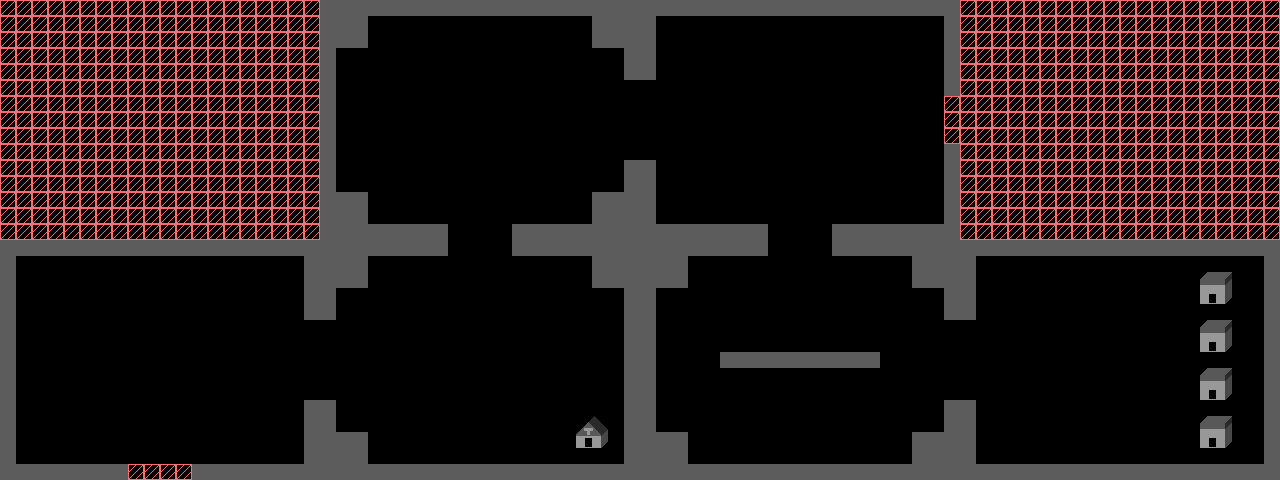

This is a level from a 2D game, rendered from its Tiled map with the project's own tilesets. A one-line summary and the map file follow, with tile-layer data summarised:
An orthogonal 80x30 tile map with 16x16 px tiles, 2 tile layers (Background, Houses) and 53 objects (8x banana, 2x sign, pillars, gate, button, ...).

<map version="1.9" tiledversion="1.9.2" orientation="orthogonal" renderorder="right-down" width="80" height="30" tilewidth="16" tileheight="16" infinite="0" nextlayerid="12" nextobjectid="184">
 <editorsettings>
  <export target="map.json" format="json" />
 </editorsettings>
 <tileset firstgid="1" name="textures" tilewidth="16" tileheight="16" tilecount="36" columns="9">
  <image source="textures.png" width="144" height="64" />
  <tile id="0">
   <objectgroup draworder="index" id="2">
    <object id="1" x="0" y="0" width="16" height="16" />
   </objectgroup>
  </tile>
  <tile id="1">
   <objectgroup draworder="index" id="2">
    <object id="1" x="0" y="0" width="16" height="16" />
   </objectgroup>
  </tile>
  <tile id="2">
   <objectgroup draworder="index" id="2">
    <object id="1" x="0" y="0" width="16" height="16" />
   </objectgroup>
  </tile>
  <tile id="3">
   <objectgroup draworder="index" id="3">
    <object id="2" x="0" y="0" width="16" height="16">
     <ellipse />
    </object>
   </objectgroup>
  </tile>
  <tile id="9">
   <objectgroup draworder="index" id="2">
    <object id="1" x="0" y="0" width="16" height="16" />
   </objectgroup>
  </tile>
  <tile id="10">
   <objectgroup draworder="index" id="2">
    <object id="1" x="0" y="0" width="16" height="16" />
   </objectgroup>
  </tile>
  <tile id="11">
   <objectgroup draworder="index" id="2">
    <object id="1" x="0" y="0" width="16" height="16">
     <ellipse />
    </object>
   </objectgroup>
  </tile>
  <tile id="12">
   <objectgroup draworder="index" id="2">
    <object id="1" x="0" y="0" width="16" height="16" />
   </objectgroup>
  </tile>
  <tile id="13">
   <objectgroup draworder="index" id="2">
    <object id="1" x="0" y="0" width="16" height="16">
     <ellipse />
    </object>
   </objectgroup>
  </tile>
  <tile id="14">
   <objectgroup draworder="index" id="2">
    <object id="1" x="0" y="0" width="16" height="16">
     <ellipse />
    </object>
   </objectgroup>
  </tile>
  <tile id="15">
   <objectgroup draworder="index" id="2">
    <object id="1" x="0" y="4" width="16" height="8" />
   </objectgroup>
  </tile>
  <tile id="16">
   <objectgroup draworder="index" id="2">
    <object id="1" x="0" y="0" width="16" height="16">
     <ellipse />
    </object>
   </objectgroup>
  </tile>
  <tile id="17">
   <objectgroup draworder="index" id="2">
    <object id="1" x="0" y="0" width="16" height="16">
     <ellipse />
    </object>
   </objectgroup>
  </tile>
  <tile id="18">
   <objectgroup draworder="index" id="2">
    <object id="1" x="0" y="0" width="16" height="16">
     <ellipse />
    </object>
   </objectgroup>
  </tile>
  <tile id="19">
   <objectgroup draworder="index" id="2">
    <object id="1" x="0" y="0" width="16" height="16">
     <ellipse />
    </object>
   </objectgroup>
  </tile>
  <tile id="27">
   <objectgroup draworder="index" id="2">
    <object id="1" x="0" y="0" width="16" height="16">
     <ellipse />
    </object>
   </objectgroup>
  </tile>
  <tile id="28">
   <objectgroup draworder="index" id="2">
    <object id="1" x="0" y="0" width="16" height="16">
     <ellipse />
    </object>
   </objectgroup>
  </tile>
 </tileset>
 <layer id="1" name="Background" width="80" height="30">
  <data>[2400 cells, 1004 non-empty, 2 distinct tile ids]</data>
 </layer>
 <layer id="11" name="Houses" width="80" height="30">
  <data>[2400 cells, 20 non-empty, 8 distinct tile ids]</data>
 </layer>
 <objectgroup id="8" name="Rocks">
  <object id="155" gid="4" x="128" y="464" width="16" height="16" />
  <object id="156" gid="4" x="144" y="464" width="16" height="16" />
  <object id="157" gid="4" x="160" y="464" width="16" height="16" />
  <object id="158" gid="4" x="176" y="464" width="16" height="16" />
 </objectgroup>
 <objectgroup id="7" name="TriggerTargets">
  <object id="150" name="pillars" x="959.083" y="359.583">
   <properties>
    <property name="angle" type="int" value="270" />
   </properties>
   <point />
  </object>
  <object id="151" name="gate" x="479.75" y="238">
   <properties>
    <property name="angle" type="int" value="0" />
   </properties>
   <point />
  </object>
 </objectgroup>
 <objectgroup id="6" name="Triggers">
  <object id="148" name="button" x="904" y="455.5">
   <properties>
    <property name="angle" type="int" value="0" />
    <property name="targets" value="150,152" />
   </properties>
   <point />
  </object>
  <object id="149" name="lock" x="480" y="219">
   <properties>
    <property name="targets" value="151" />
   </properties>
   <point />
  </object>
 </objectgroup>
 <objectgroup id="2" name="Teleports">
  <object id="177" name="pos" x="673.75" y="128.25">
   <point />
  </object>
  <object id="183" x="1200" y="272" width="32" height="32">
   <properties>
    <property name="destiny" type="int" value="177" />
   </properties>
  </object>
 </objectgroup>
 <objectgroup id="9" name="Signs">
  <object id="161" name="sign" x="800" y="112">
   <properties>
    <property name="content" value="Un elefante se columpiaba sobre la tela de una araña" />
   </properties>
   <point />
  </object>
  <object id="162" name="sign" x="160" y="352">
   <properties>
    <property name="content" value="Pinpon es un muñeco muy guapo y de cartón, se lava las manitas con agua y con jabón" />
   </properties>
   <point />
  </object>
 </objectgroup>
 <objectgroup id="5" name="Items">
  <object id="134" name="arrows" class="arrows" x="680.25" y="40.25">
   <point />
  </object>
  <object id="136" name="banana" class="banana" x="1168" y="320">
   <point />
  </object>
  <object id="137" name="banana" class="banana" x="1168" y="400">
   <point />
  </object>
  <object id="138" name="key" class="key" x="1080" y="440">
   <point />
  </object>
  <object id="139" name="banana" class="banana" x="904" y="408.333">
   <point />
  </object>
  <object id="140" name="banana" class="banana" x="376" y="119.333">
   <point />
  </object>
  <object id="141" name="heart" class="heart" x="583.667" y="392.333">
   <point />
  </object>
  <object id="142" name="bombs" class="bombs" x="520.333" y="392.333">
   <point />
  </object>
  <object id="143" name="fragmentedEmerald" class="fragmentedEmerald" x="440" y="344.667">
   <point />
  </object>
  <object id="144" name="banana" class="banana" x="64" y="304">
   <point />
  </object>
  <object id="145" name="banana" class="banana" x="128" y="304">
   <point />
  </object>
  <object id="146" name="banana" class="banana" x="192" y="304">
   <point />
  </object>
  <object id="147" name="banana" class="banana" x="256" y="304">
   <point />
  </object>
 </objectgroup>
 <objectgroup id="4" name="Objects">
  <object id="85" name="norInitialPosition" x="888" y="120.333">
   <point />
  </object>
  <object id="87" name="enemy_0" gid="29" x="704" y="416" width="16" height="16" />
  <object id="88" name="enemy_1" gid="29" x="784" y="416" width="16" height="16" />
  <object id="89" name="enemy_2" gid="29" x="848" y="416" width="16" height="16" />
  <object id="92" name="enemy_3" gid="29" x="1136" y="304" width="16" height="16" />
  <object id="93" name="enemy_4" gid="29" x="1136" y="368" width="16" height="16" />
  <object id="94" name="enemy_5" gid="29" x="1136" y="432" width="16" height="16" />
  <object id="122" name="bossInitialPosition" x="416" y="336">
   <point />
  </object>
  <object id="124" name="enemy_8" gid="29" x="416" y="192" width="16" height="16" />
  <object id="125" name="enemy_7" gid="29" x="464" y="64" width="16" height="16" />
  <object id="126" name="enemy_6" gid="29" x="416" y="64" width="16" height="16" />
 </objectgroup>
</map>